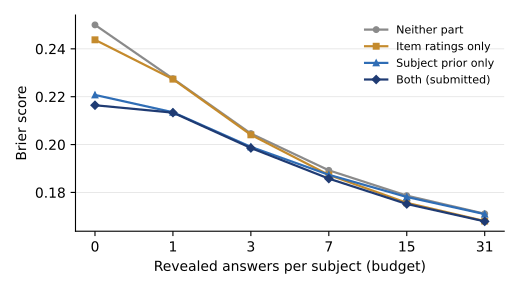

Reproduce this figure in Python.
"""Figure: Brier score by budget for the submitted predictor with its language-model parts switched off (90 simulated draws)."""
import re, os
import numpy as np
import matplotlib; matplotlib.use("Agg")
import matplotlib.pyplot as plt
D = next(d for d in ("../../data/ablate", "../data/ablate", "data/ablate") if os.path.isdir(d))
B = [0, 1, 3, 7, 15, 31]
def pb(stem):
    v = [eval(re.search(r"PER_BUDGET (\{.*\})", open(f"{D}/{stem}_s{s}.log").read()).group(1)) for s in (5, 6, 7)]
    return [np.mean([x[b] for x in v]) for b in B]
series = [("Neither part", "v26_none", "#8a8a8a", "o"), ("Item ratings only", "v26_noprior", "#c48a2c", "s"),
          ("Subject prior only", "v26_norate", "#2f6db5", "^"), ("Both (submitted)", "v26_full", "#1f3b73", "D")]
fig, ax = plt.subplots(figsize=(5.2, 2.9))
for lab, stem, c, m in series:
    ax.plot(range(len(B)), pb(stem), marker=m, ms=4, lw=1.6, color=c, label=lab)
ax.set_xticks(range(len(B))); ax.set_xticklabels(B); ax.set_xlabel("Revealed answers per subject (budget)"); ax.set_ylabel("Brier score")
ax.grid(axis="y", color="#e5e5e5", lw=0.6); ax.spines[["top", "right"]].set_visible(False)
ax.legend(frameon=False, fontsize=8); fig.tight_layout(); fig.savefig("fig_ablate.pdf")
